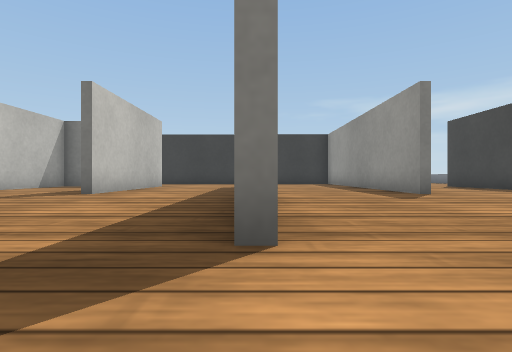
View 1 (above)

24 first-person views from a walk through a Webots world. The camera is 0.08 m above the floor, looks level and sees 80° across. The floor is counted in squares, 0.2 m on a side. Each view is taken from the middle of a square. On the plan, view 1 faces up. The plan holds only what a view shows up to about 9 squares ahead; the rest is blank. Robots are left out. Simple shapes and patterns stand in for the simulator's stock objects.

View 2
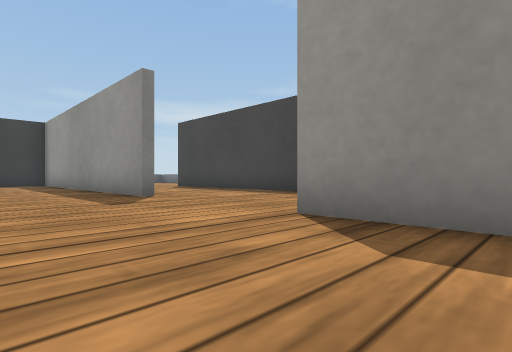

View 3
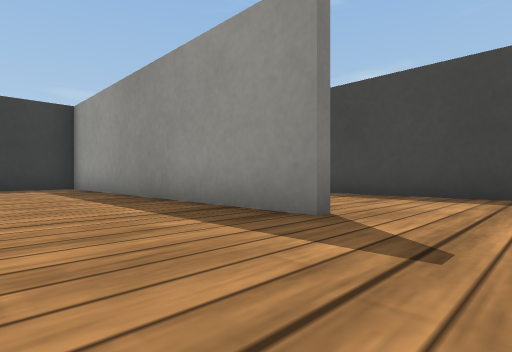

View 4
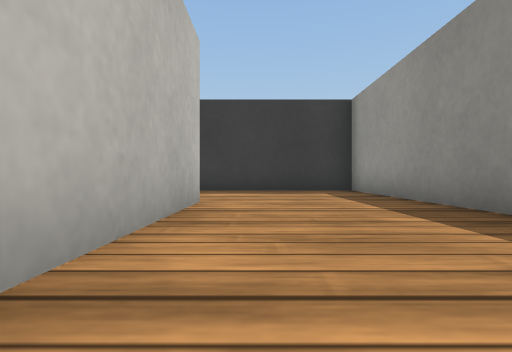

View 5
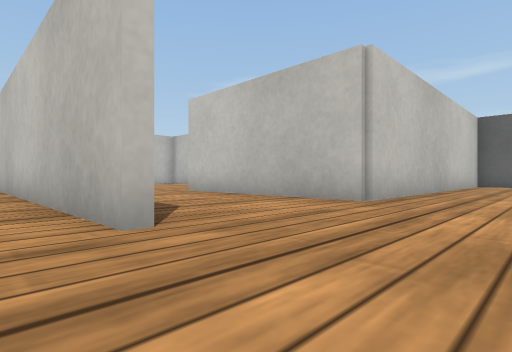

View 6
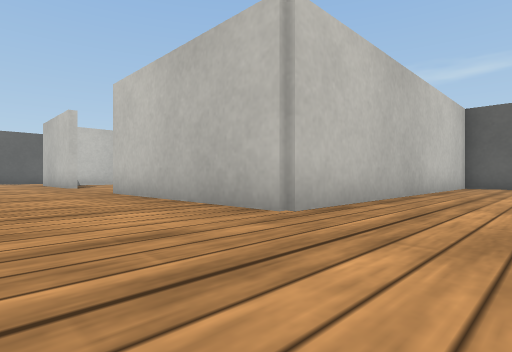

View 7
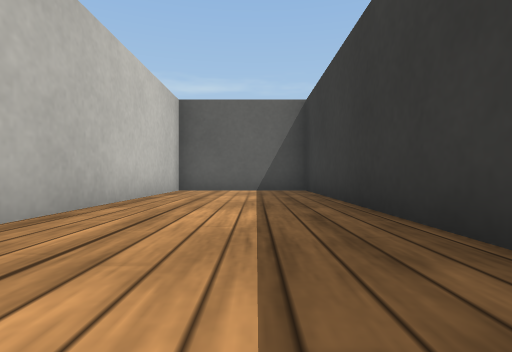

View 8
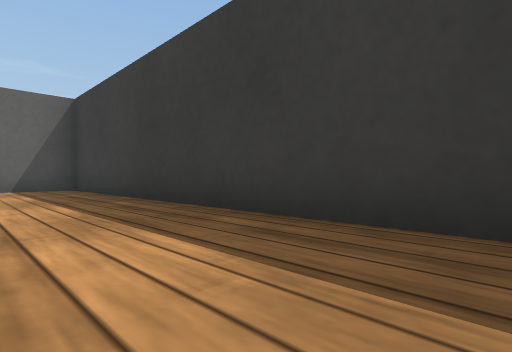

View 9
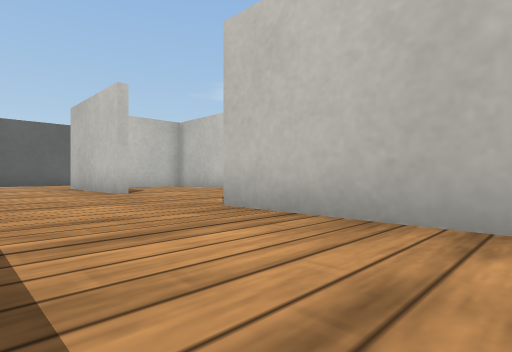

View 10
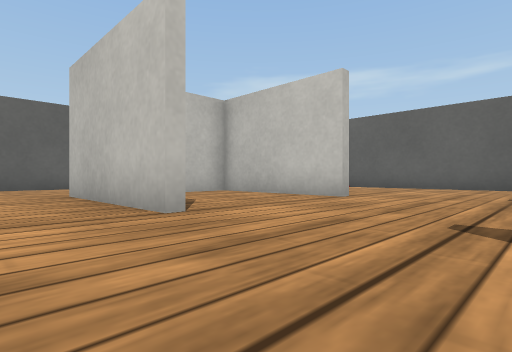

View 11
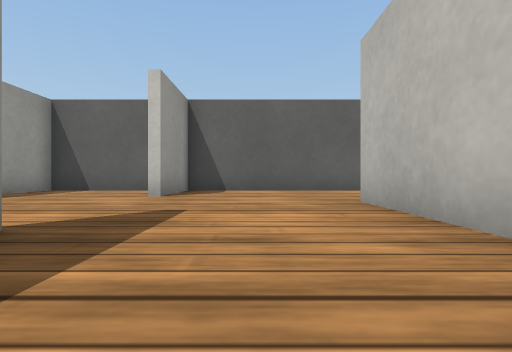

View 12
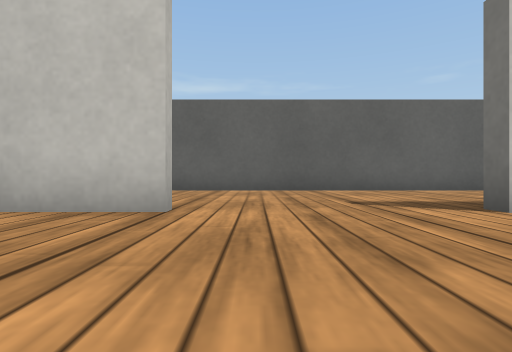

View 13
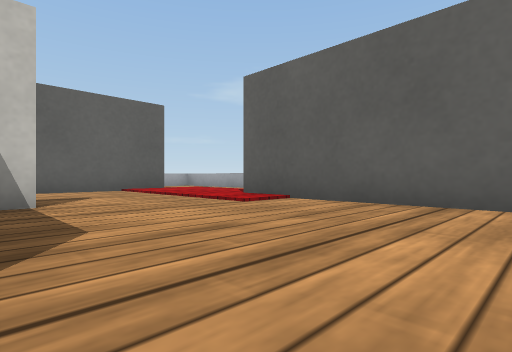

View 14
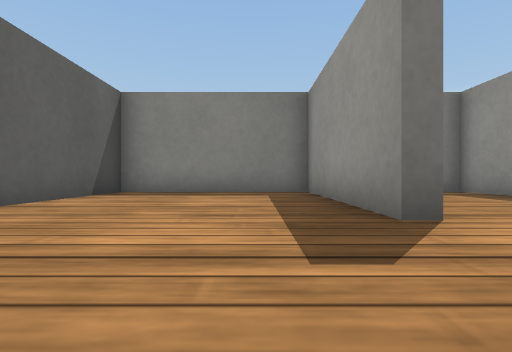

View 15
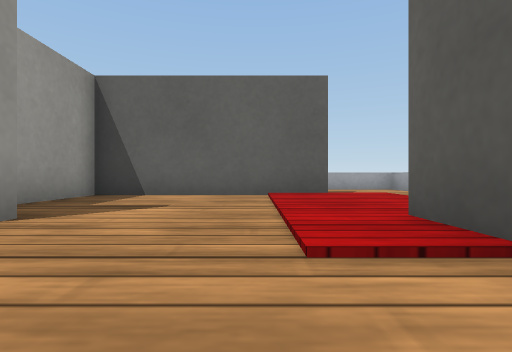

View 16
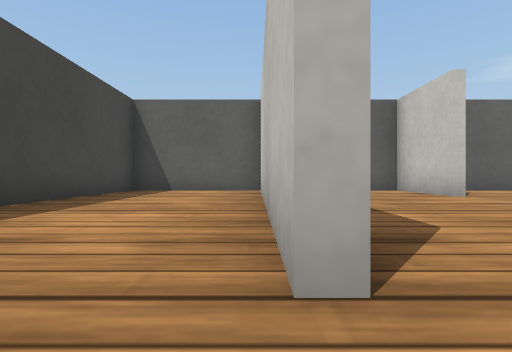

View 17
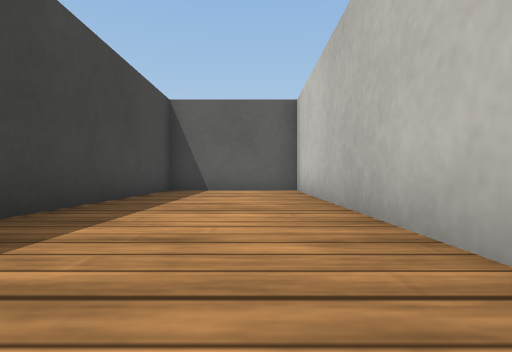

View 18
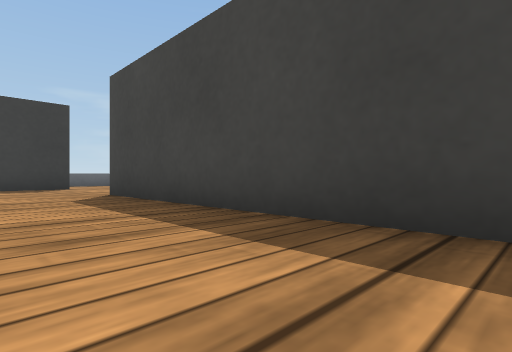

View 19
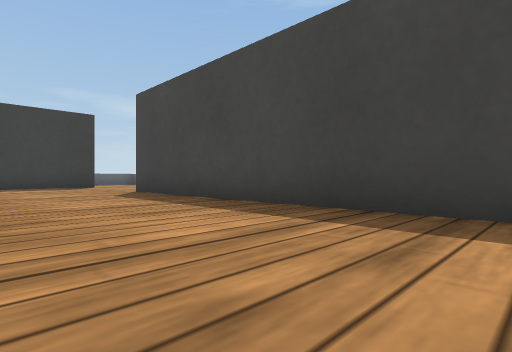

View 20
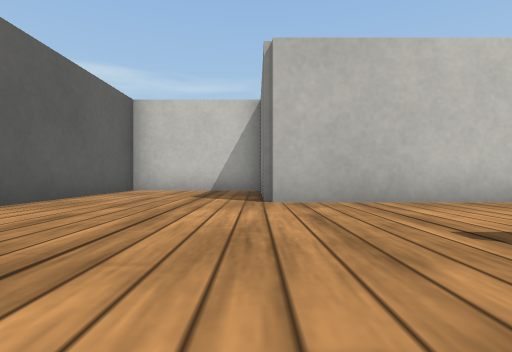

View 21
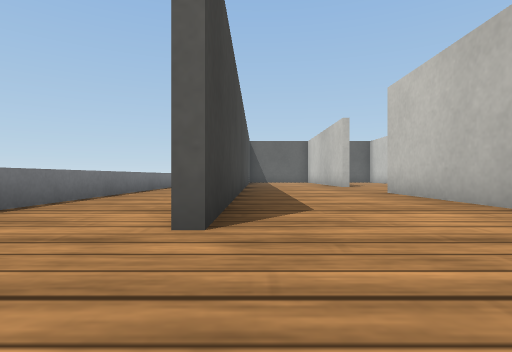

View 22
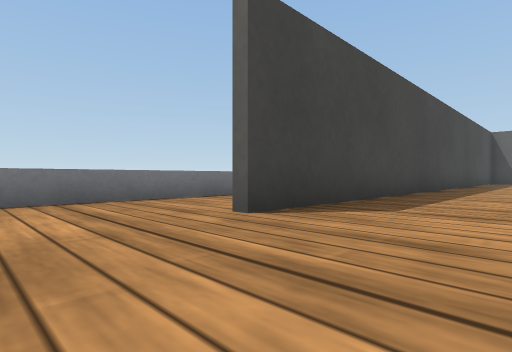

View 23
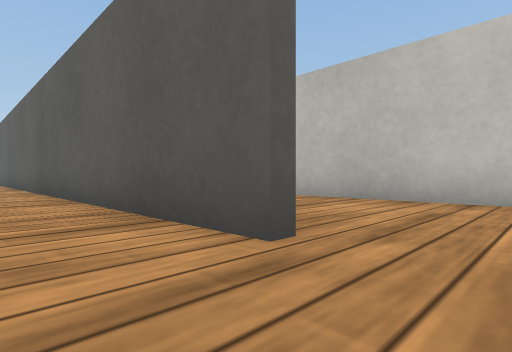

View 24
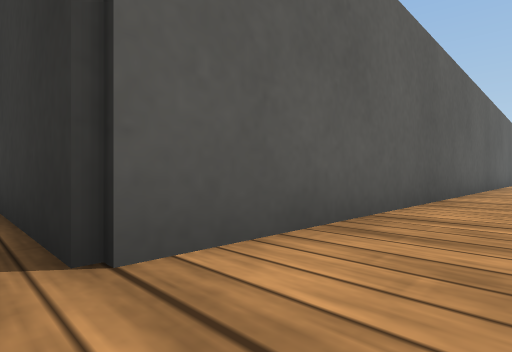

### Floor plan
Points are (right, up) in squares from view 1. A wall is a line through its corners. A room is listed if a view was taken in it or the views show most of it. See-through windows are left out.
Room 1 (views 1, 2, 3, 4, 5, 6, 7, 8, 9, 10, 11, 16, 19, 20)
walls: (-3.6, 3) (-3.6, -0.9) (-6.5, -0.9); (3.6, 6.8) (3.6, 15.4) (-0.6, 15.4); (3.6, 1.1) (3.6, 3); (0.1, 11.8) (0.1, 4); (0.1, -2) (0.1, -4.4) (3.6, -4.4) (3.6, -2.8); (-7.4, -0.9) (-7.4, -4.4) (-0.1, -4.4) (-0.1, -2); (-3.1, 15.4) (-12.4, 15.4) (-12.4, 11.9) (-3.6, 11.9) (-3.6, 6.8)
ways out: opening at (-4, 4.5) to room 2; opening at (4, 4.5) to room 3
Room 2 (views 12, 13, 14, 15)
walls: (-7.4, 3) (-7.4, -0.6) (-6.1, -0.6); (-7.2, 6.8) (-7.7, 6.8) (-7.7, 11.6) (-12.4, 11.6) (-12.4, -0.8); (-3.9, 10.1) (-3.9, 11.6); (-12.5, -4.4) (-7.7, -4.4) (-7.7, -2.2)
ways out: opening at (-4, 4.5) to room 1; opening at (-13.2, -3.3)
Room 3 (views 17, 18, 21, 22)
walls: (7.4, 3.6) (7.4, 11.8); (3.9, 3) (3.9, -4.4) (7.4, -4.4) (7.4, 1.2); (3.9, 12.6) (3.9, 6.8); (7.4, 15.4) (4.9, 15.4)
ways out: opening at (4, 4.5) to room 1; opening at (7, 13) to room 4
Room 4 (views 23, 24)
walls: (7.6, 11.8) (7.6, -4.6) (4.8, -4.6)
low walls: (10, 5) (10, 13.6); (-15, -6) (-15, -7) (-13.1, -7)
ways out: opening at (7, 13) to room 3

Positions as (right, up) in squares from view 1, and headings:
1: (0, 0), facing up
2: (1, 1), facing up-right
3: (1, 5), facing up-right
4: (1, 7), facing up
5: (1, 14), facing down-left
6: (-1, 14), facing down-left
7: (-4, 14), facing left
8: (-3, 13), facing up-left
9: (-1, 10), facing down-left
10: (-2, 6), facing down-left
11: (-2, 4), facing down
12: (-4, 4), facing left
13: (-8, 4), facing down-left
14: (-9, 4), facing up
15: (-11, 2), facing down
16: (4, 4), facing down
17: (5, 4), facing down
18: (5, 5), facing up-right
19: (4, 4), facing up-right
20: (1, -1), facing left
21: (7, 14), facing down
22: (5, 14), facing down-right
23: (9, 13), facing down-left
24: (9, -5), facing up-left
